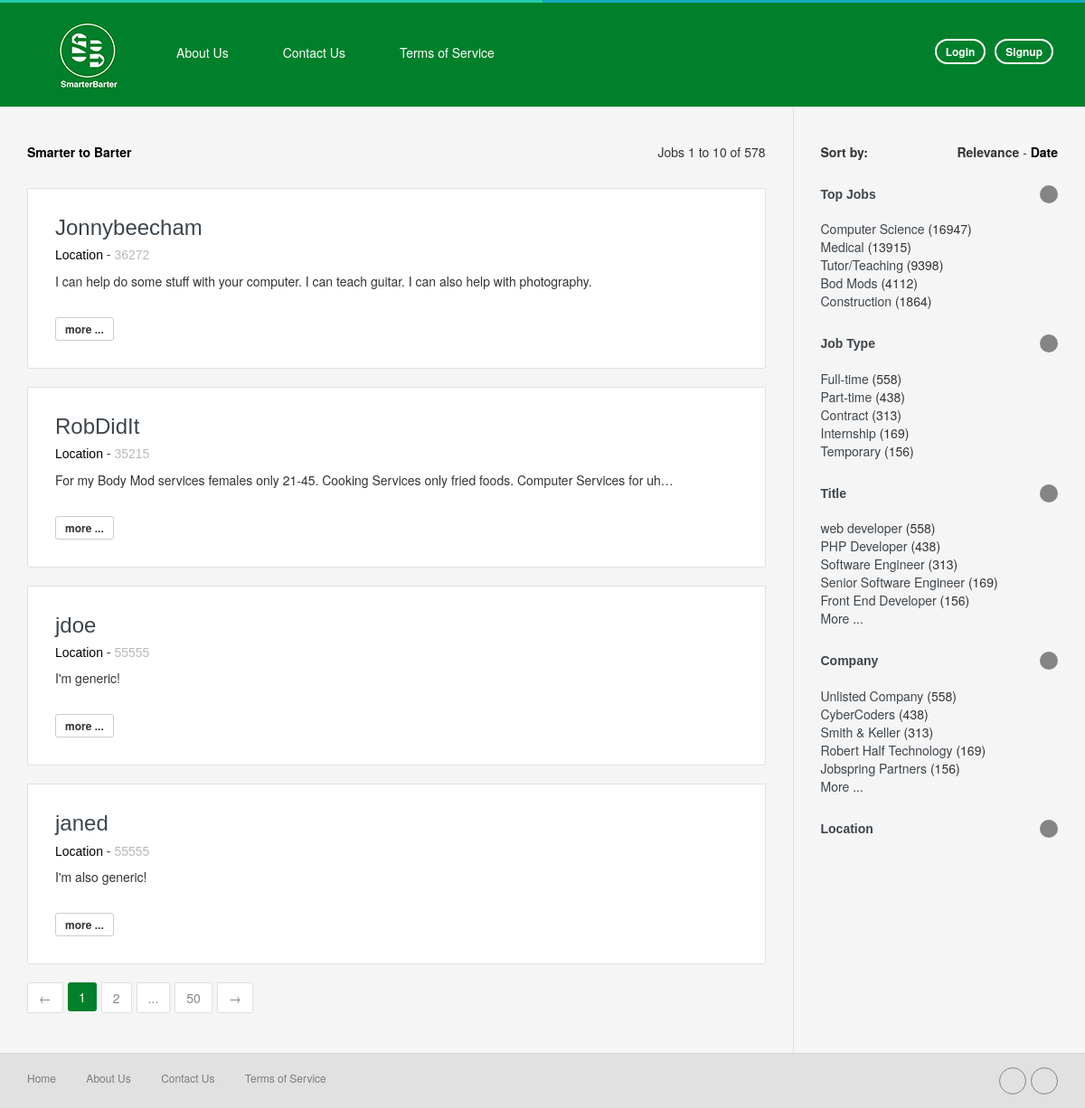
/job_post/, run on the app's committed database.
### home/models.py (models this page shows, shortened)
class CustomerService(models.Model):
    customer = models.OneToOneField(Customer, on_delete=models.CASCADE)
    servicesID = models.CharField(max_length = 60)
    needsID = models.CharField(max_length = 60)
    objects = customerServiceManager()

class Customer(models.Model):
    user = models.OneToOneField(User, on_delete=models.CASCADE)
    zipCode = models.IntegerField(default = '55555')
    bio = models.TextField(max_length = 1500)
    objects = customerManager()

### home/views.py (the view)
# urls.py: url(r'^job_post/$', views.Post_list, name = 'home/job_post.html'),
def Post_list(request):
    if request.user.is_authenticated():
        queryset_list = CustomerService.objects.all()
        user = CustomerService.objects.get(pk=request.user.customer.id)
        zip = user.customer.zipCode
        customers_list = Customer.objects.all()
        matchedUsers_list = customers_list.filter(zipCode = zip)
        return render(request, 'home/job_post.html', {'object_list': matchedUsers_list})
    else:
        queryset_list = CustomerService.objects.all()
        return render(request, 'home/job_post.html', {'object_list': queryset_list})

### home/templates/home/job_post.html (shortened to what this page needs)
{% extends 'home/header.html' %}
{% load staticfiles %}
 {% block content %}
      <div class="body-content clearfix" >
        <div class="bg-color2">
          <div class="container">
            <div class="row">
              <div class="col-md-9">
                <div class="block-section-sm box-list-area">
                  <div class="row hidden-xs">
                    <div class="col-sm-6  ">
                      <p><strong class="color-black">Smarter to Barter</strong></p>
                    </div>
                    <div class="col-sm-6">
                      <p class="text-right">
                        Jobs 1 to 10 of 578
                      </p>
                    </div>
                  </div>
                    {% for CustomerService in object_list %}
                <div class="box-list">
                    <div class="item">
                      <div class="row">
                        <div class="col-md-11">
                          <h3 class="no-margin-top"><a href="/job_detail/{{CustomerService.id}}" class="">{{CustomerService.customer.user.username}}<i class="fa fa-link color-white-mute font-1x"></i></a></h3>
                          <h5><span class="color-black">Location</span> - <span class="color-white-mute">{{CustomerService.customer.zipCode}}</span></h5>
                          <p class="text-truncate ">{{CustomerService.customer.bio}} </p>
                          <div>
                            <br>
                            <a href="/job_detail/{{CustomerService.id}}" class="btn btn-theme btn-xs btn-default">more ...</a>
                          </div>
                        </div>
                      </div>
                    </div>
                    </div>
                    {% endfor %}
                  <nav >
                    <ul class="pagination pagination-theme  no-margin">
                      <li>
                        <a href="#" aria-label="Previous">
                          <span aria-hidden="true">&larr;</span>
                        </a>
                      </li>
                      <li class="active"><a href="#">1</a></li>
                      <li><a href="#">2</a></li>
                      <li><span>...</span></li>
                      <li><a href="#">50</a></li>
                      <li>
                        <a href="#" aria-label="Next">
                          <span aria-hidden="true">&rarr;</span>
                        </a>
                      </li>
                    </ul>
                  </nav>
                </div>
              </div>
              <div class="col-md-3">
                <div class="block-section-sm side-right">
                  <div class="row">
                    <div class="col-xs-6">
                      <p><strong>Sort by: </strong></p>
                    </div>
                    <div class="col-xs-6">
                      <p class="text-right">
                        <strong>Relevance</strong> - <a href="#" class="link-black"><strong>Date</strong></a>
                      </p>
                    </div>
                  </div>
                  <div class="result-filter">
                    <h5 class="no-margin-top font-bold margin-b-20 " ><a href="#s_collapse_1" data-toggle="collapse" >Top Jobs<i class="fa ic-arrow-toogle fa-angle-right pull-right"></i> </a></h5>
                    <div class="collapse in" id="s_collapse_1">
                      <div class="list-area">
                        <ul class="list-unstyled">
                          <li>
                            <a  href="#" >Computer Science</a> (16947)
                          </li>
                          <li>
                            <a  href="#" >Medical</a> (13915)
                          </li>
                          <li>
                            <a  href="#" >Tutor/Teaching</a> (9398)
                          </li>
                          <li>
                            <a  href="#" >Bod Mods</a> (4112)
                          </li>
                          <li>
                            <a  href="#" >Construction</a> (1864)
                          </li>
                        </ul>
                      </div>
                    </div>
                    <h5 class="font-bold  margin-b-20" ><a href="#s_collapse_5" data-toggle="collapse" >Job Type <i class="fa ic-arrow-toogle fa-angle-right pull-right"></i></a> </h5>
                    <div class="collapse in" id='s_collapse_5'>
                      <div class="list-area">
                        <ul class="list-unstyled ">
                          <li>
                            <a  href="#" >Full-time </a> (558)
                          </li>
                          <li>
                            <a  href="#" >Part-time </a> (438)
                          </li>
                          <li>
                            <a  href="#" >Contract </a> (313)
                          </li>
                          <li>
                            <a  href="#" >Internship</a> (169)
                          </li>
                          <li>
                            <a  href="#" >Temporary  </a> (156)
                          </li>
                        </ul>
                      </div>
                    </div>
                    <h5 class="font-bold  margin-b-20"><a href="#s_collapse_2" data-toggle="collapse" >Title <i class="fa ic-arrow-toogle fa-angle-right pull-right"></i></a>  </h5>
                    <div class="collapse in" id="s_collapse_2">
                      <div class="list-area">
                        <ul class="list-unstyled ">
                          <li>
                            <a  href="#" >web developer</a> (558)
                          </li>
                          <li>
                            <a  href="#" >PHP Developer</a> (438)
                          </li>
                          <li>
                            <a  href="#" >Software Engineer </a> (313)
                          </li>
                          <li>
                            <a  href="#" >Senior Software Engineer </a> (169)
                          </li>
                          <li>
                            <a  href="#" >Front End Developer </a> (156)
                          </li>
                          <li>
                            <a  href="#" >More ... </a>
                          </li>
                        </ul>
                      </div>
                    </div>
                    <h5 class="font-bold  margin-b-20"><a href="#s_collapse_3" data-toggle="collapse" >Company <i class="fa ic-arrow-toogle fa-angle-right pull-right"></i></a> </h5>
                    <div class="collapse in" id="s_collapse_3">
                      <div class="list-area">
                        <ul class="list-unstyled ">
                          <li>
                            <a  href="#" >Unlisted Company</a> (558)
                          </li>
                          <li>
                            <a  href="#" >CyberCoders</a> (438)
                          </li>
                          <li>
                            <a  href="#" >Smith & Keller </a> (313)
                          </li>
                          <li>
                            <a  href="#" >Robert Half Technology </a> (169)
                          </li>
                          <li>
                            <a  href="#" >Jobspring Partners </a> (156)
                          </li>
                          <li>
                            <a  href="#" >More ... </a>
                          </li>
                        </ul>
                      </div>
                    </div>
                    <h5 class="font-bold  margin-b-20" ><a href="#s_collapse_4" data-toggle="collapse" class="collapsed" >Location  <i class="fa ic-arrow-toogle fa-angle-right pull-right"></i> </a></h5>
                  </div>
                </div>
              </div>
            </div>
          </div>
        </div>
      </div>
{% endblock %}

### data on the page
CustomerService: customer.user.username "Jonnybeecham", customer.zipCode "36272", customer.bio "I can help do some stuff with your computer. I can teach guitar. I can also help with photography."
CustomerService: customer.user.username "RobDidIt", customer.zipCode "35215", customer.bio "For my Body Mod services females only 21-45. Cooking Services only fried foods. Computer Services for uh…"
CustomerService: customer.user.username "jdoe", customer.zipCode "55555", customer.bio "I'm generic!"
CustomerService: customer.user.username "janed", customer.zipCode "55555", customer.bio "I'm also generic!"
